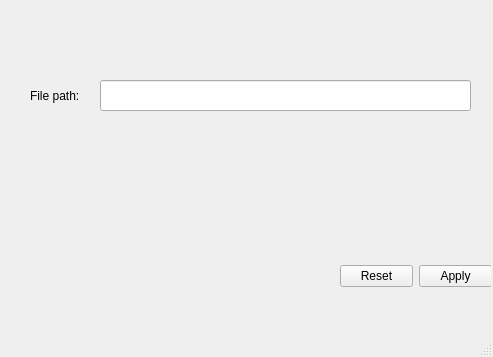
<?xml version="1.0" encoding="UTF-8"?>
<ui version="4.0">
 <class>MainWindow</class>
 <widget class="QMainWindow" name="MainWindow">
  <property name="geometry">
   <rect>
    <x>0</x>
    <y>0</y>
    <width>493</width>
    <height>357</height>
   </rect>
  </property>
  <property name="windowTitle">
   <string>MainWindow</string>
  </property>
  <widget class="QWidget" name="centralwidget">
   <widget class="QDialogButtonBox" name="buttonBox">
    <property name="geometry">
     <rect>
      <x>340</x>
      <y>260</y>
      <width>151</width>
      <height>32</height>
     </rect>
    </property>
    <property name="standardButtons">
     <set>QDialogButtonBox::Apply|QDialogButtonBox::Reset</set>
    </property>
   </widget>
   <widget class="QLineEdit" name="filePath">
    <property name="geometry">
     <rect>
      <x>100</x>
      <y>80</y>
      <width>371</width>
      <height>31</height>
     </rect>
    </property>
   </widget>
   <widget class="QLabel" name="label">
    <property name="geometry">
     <rect>
      <x>30</x>
      <y>80</y>
      <width>61</width>
      <height>31</height>
     </rect>
    </property>
    <property name="text">
     <string>File path: </string>
    </property>
   </widget>
  </widget>
  <widget class="QMenuBar" name="menubar">
   <property name="geometry">
    <rect>
     <x>0</x>
     <y>0</y>
     <width>493</width>
     <height>24</height>
    </rect>
   </property>
  </widget>
  <widget class="QStatusBar" name="statusbar"/>
 </widget>
 <resources/>
 <connections/>
</ui>
